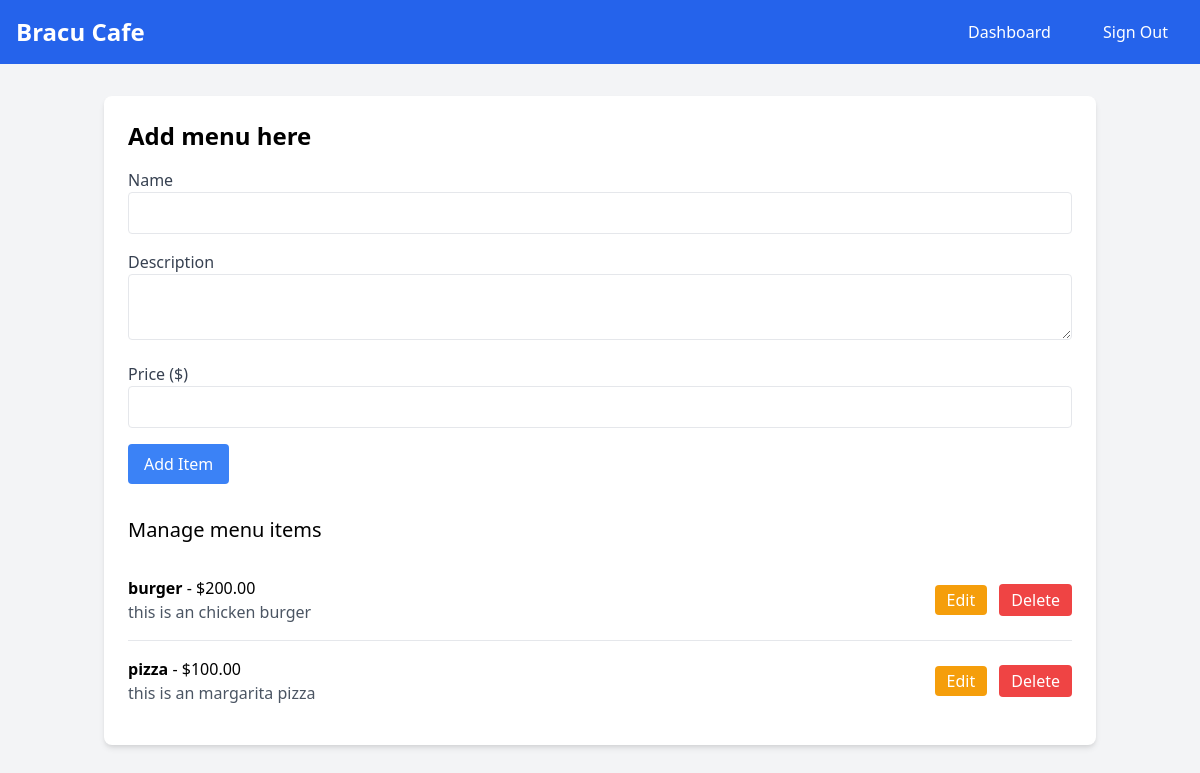
/manage_menu (signed in), run on the app's committed database.
### app/models/models.py (models this page shows, shortened)
class MenuItem(db.Model):
    id = db.Column(db.Integer, primary_key=True)
    name = db.Column(db.String(100), nullable=False)
    description = db.Column(db.Text, nullable=False)
    price = db.Column(db.Float, nullable=False)

### app/controllers/routes.py (the view, shortened to what this page needs)
@routes_bp.route('/manage_menu', methods=['GET', 'POST'])
def manage_menu():
    if 'user_id' not in session or session.get('role') != 'admin':
        flash('Please sign in as an admin to access this page.', 'error')
        return redirect(url_for('routes.signin'))
    admin = Admin.query.get(session['user_id'])
    if not admin:
        flash('User not found.', 'error')
        return redirect(url_for('routes.signin'))
    menu_items = MenuItem.query.all()
    return render_template('manage_menu.html', admin=admin, menu_items=menu_items)

### app/templates/manage_menu.html (shortened to what this page needs)
{% extends "base.html" %}
{% block content %}
<div class="container mx-auto px-4">
    <section class="bg-white p-6 rounded-lg shadow-md">
        <h2 class="text-2xl font-semibold mb-4">Add menu here</h2>
        <form method="POST" class="mb-8">
            <div class="mb-4">
                <label class="block text-gray-700">Name</label>
                <input type="text" name="name" class="w-full p-2 border rounded" required>
            </div>
            <div class="mb-4">
                <label class="block text-gray-700">Description</label>
                <textarea name="description" class="w-full p-2 border rounded" required></textarea>
            </div>
            <div class="mb-4">
                <label class="block text-gray-700">Price ($)</label>
                <input type="number" name="price" step="0.01" class="w-full p-2 border rounded" required>
            </div>
            <button type="submit" class="bg-blue-500 text-white px-4 py-2 rounded hover:bg-blue-600">Add Item</button>
        </form>
        <h3 class="text-xl font-medium mb-4">Manage menu items</h3>
        {% if menu_items %}
            <ul class="divide-y divide-gray-200">
                {% for item in menu_items %}
                    <li class="py-4 flex justify-between items-center">
                        <div>
                            <p><strong>{{ item.name }}</strong> - ${{ "%.2f" % item.price }}</p>
                            <p class="text-gray-600">{{ item.description }}</p>
                        </div>
                        <div class="space-x-2">
                            <a href="{{ url_for('routes.edit_menu_item', item_id=item.id) }}" class="bg-yellow-500 text-white px-3 py-1 rounded hover:bg-yellow-600">Edit</a>
                            <form action="{{ url_for('routes.delete_menu_item', item_id=item.id) }}" method="POST" class="inline">
                                <button type="submit" class="bg-red-500 text-white px-3 py-1 rounded hover:bg-red-600" onclick="return confirm('Are you sure you want to delete this item?');">Delete</button>
                            </form>
                        </div>
                    </li>
                {% endfor %}
            </ul>
        {% else %}
            <p class="text-gray-600">No menu items available.</p>
        {% endif %}
    </section>
</div>
{% endblock %}

### data on the page
MenuItem: name "burger", price "200.00", description "this is an chicken burger"
MenuItem: name "pizza", price "100.00", description "this is an margarita pizza"
